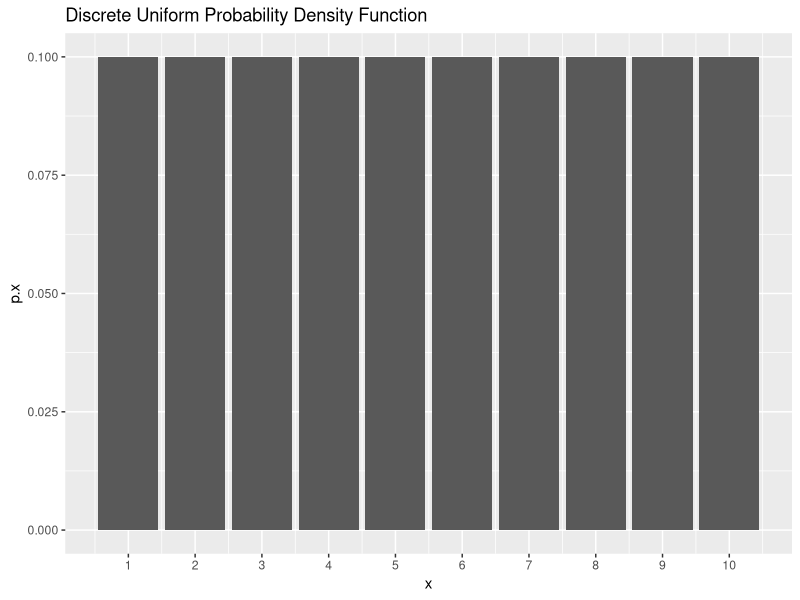
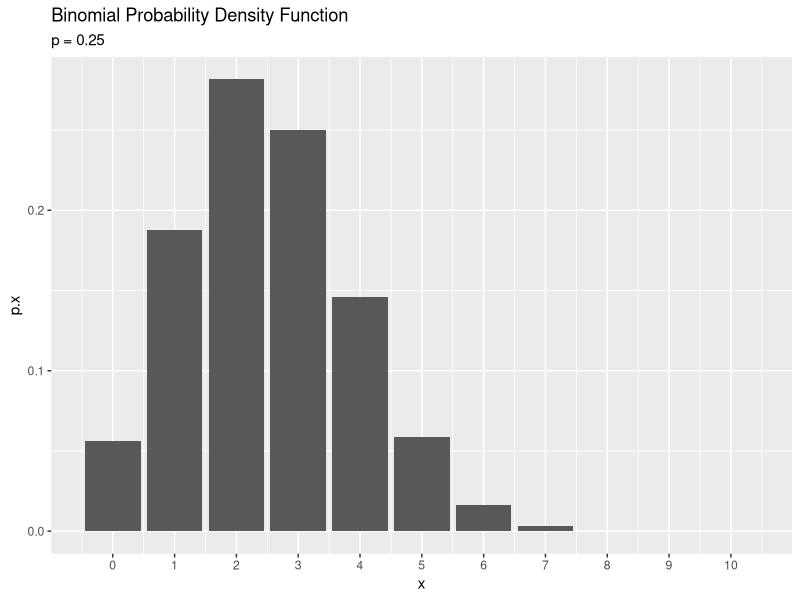
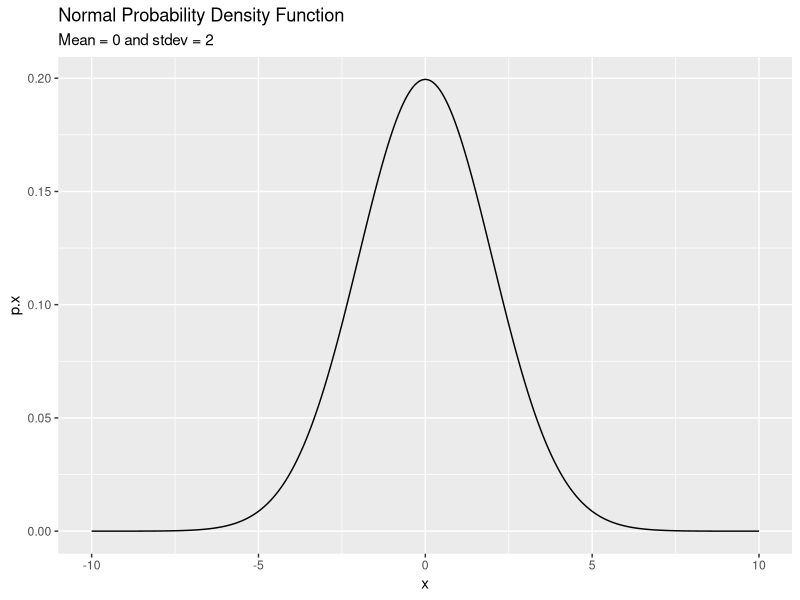
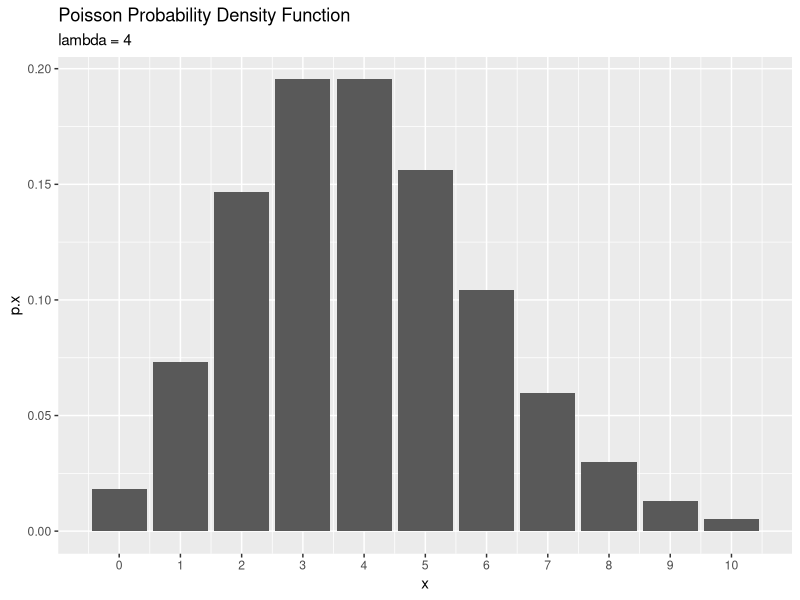

Source code (R) for these figures, in order:
## ---- chunk 1
knitr::opts_chunk$set(echo = FALSE)
library(VennDiagram)
library(tidyverse)
library(knitr)
library(kableExtra)
## ---- chunk 2
x <- seq(1,10,by = 1)
p.x <- dunif(x,min = 0, max = 10)
df <- as.data.frame(cbind(x,p.x))
ggplot(data = df, aes(x = x,y = p.x)) + geom_col() + scale_x_continuous(breaks = x) + ggtitle("Discrete Uniform Probability Density Function")
## ---- chunk 3
x <- seq(0,10,by = 1)
p.x <- dbinom(x,10,prob = 0.25)
df <- as.data.frame(cbind(x,p.x))
ggplot(data = df, aes(x = x,y = p.x)) + geom_col() + scale_x_continuous(breaks = x) + ggtitle("Binomial Probability Density Function") + labs(subtitle = "p = 0.25")
## ---- chunk 4
x <- seq(-10,10,by = 0.01)
p.x <- dnorm(x,mean = 0, sd = 2)
df <- as.data.frame(cbind(x,p.x))
ggplot(data = df, aes(x = x, y = p.x)) + geom_line() + ggtitle("Normal Probability Density Function") + labs(subtitle = "Mean = 0 and stdev = 2")
## ---- chunk 5
x <- seq(0,10,by = 1)
p.x <- dpois(x,lambda = 4)
df <- as.data.frame(cbind(x,p.x))
ggplot(data = df, aes(x = x,y = p.x)) + geom_col() + scale_x_continuous(breaks = x) + ggtitle("Poisson Probability Density Function") + labs(subtitle = "lambda = 4")
